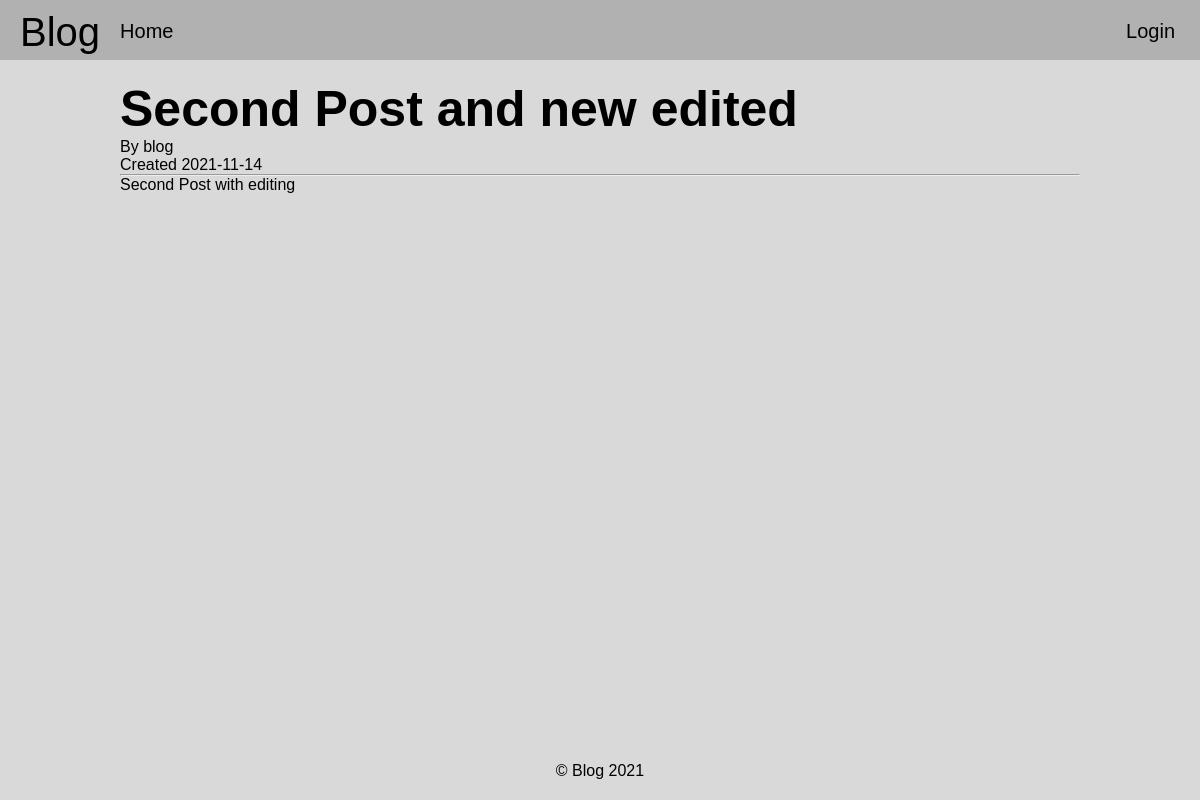
The app's page /viewPost.php?post=8 with its own data.
### tables this page shows
CREATE TABLE `posts` (
  `id` int(11) NOT NULL,
  `userID` int(11) NOT NULL,
  `title` varchar(255) NOT NULL,
  `body` text NOT NULL,
  `created` date NOT NULL,
  `updated` date DEFAULT NULL,
  `metatitle` varchar(255) DEFAULT NULL,
  `urlslug` varchar(255) DEFAULT NULL
);

CREATE TABLE `users` (
  `id` int(11) NOT NULL,
  `username` varchar(255) NOT NULL,
  `email` varchar(255) NOT NULL,
  `password` varchar(255) NOT NULL,
  `created` datetime NOT NULL
);

### inc/functions.php (called while the page is built, shortened)
<?php
function getUsername($userID) {
    if ($query = mysqli_query($GLOBALS['conn'], "SELECT * FROM users WHERE id='$userID'")) {
        if (mysqli_num_rows($query) > 0) {
            while ($row = mysqli_fetch_assoc($query)) {
                return $row['username'];
            }
        } else {
            echo 'username not found';
        }
    }
}

### viewPost.php (the view, shortened to what this page needs)
<?php
include 'inc/functions.php';
?><link rel="stylesheet" href="inc/css/core.css"><?php
include 'header.php';
if (isset($_GET['post'])) {
    $postID = $_GET['post'];
    $postInfo = mysqli_query($conn, "SELECT * FROM posts WHERE id='$postID'");
    if (mysqli_num_rows($postInfo) > 0) {
        while($postInfoData = mysqli_fetch_assoc($postInfo)) {
            $title = htmlspecialchars($postInfoData['title']);
            $body = $postInfoData['body'];
            $author = $postInfoData['userID'];
            $created = $postInfoData['created'];
            echo '<div class="container">';
            echo '<h1 class="title">'.htmlspecialchars_decode($title).'</h1>';
            echo '<p class="author">By '.getUsername($author).'</p>';
            echo '<p class="date">Created '.date($created).'</p>';
            echo '<hr/>';
            echo '<div class="body">'.htmlspecialchars_decode($body).'</div>';
            echo '</div>';
        }
    } else {
        echo 'Post not found';
    }
} else {
    echo 'Post not found';
}

### inc/css/core.css (style rules this page uses)
* { margin: 0; padding: 0; font-family: Arial, sans-serif; }
.container { margin-top: 20px; width: 80%; margin-left: auto; margin-right: auto; }
.title { font-size: 50px; }
.body { width: 100%; }

### records on screen
posts: title "Second Post and new edited", userID.username "blog", created "2021-11-14", body "Second Post with editing"
